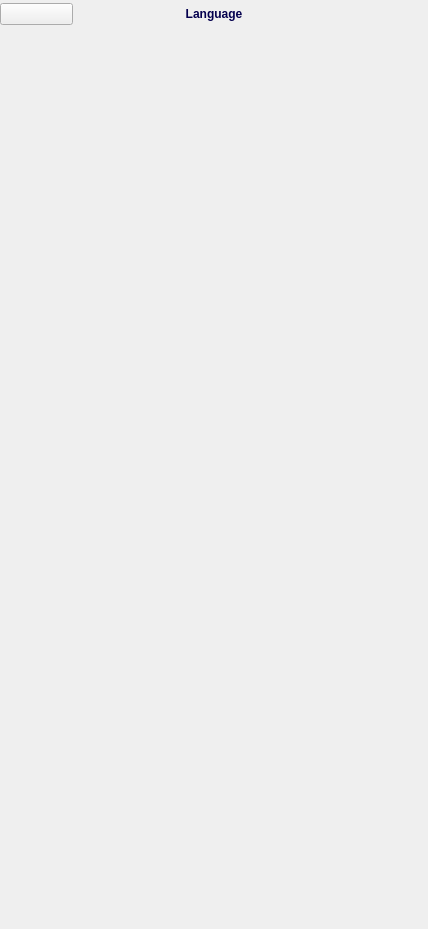
<?xml version="1.0" encoding="UTF-8"?>
<ui version="4.0">
 <class>Language</class>
 <widget class="QWidget" name="Language">
  <property name="geometry">
   <rect>
    <x>0</x>
    <y>0</y>
    <width>428</width>
    <height>929</height>
   </rect>
  </property>
  <property name="windowTitle">
   <string>Form</string>
  </property>
  <layout class="QVBoxLayout" name="verticalLayout">
   <property name="spacing">
    <number>0</number>
   </property>
   <property name="leftMargin">
    <number>0</number>
   </property>
   <property name="topMargin">
    <number>0</number>
   </property>
   <property name="rightMargin">
    <number>0</number>
   </property>
   <property name="bottomMargin">
    <number>0</number>
   </property>
   <item>
    <widget class="DapGuiWidget" name="Background">
     <property name="cssStyle">
      <string>backgroundcolor</string>
     </property>
     <layout class="QHBoxLayout" name="horizontalLayout">
      <property name="spacing">
       <number>0</number>
      </property>
      <property name="leftMargin">
       <number>0</number>
      </property>
      <property name="topMargin">
       <number>0</number>
      </property>
      <property name="rightMargin">
       <number>0</number>
      </property>
      <property name="bottomMargin">
       <number>0</number>
      </property>
      <item>
       <widget class="DapGuiWidget" name="MainWidget">
        <property name="cssStyle">
         <string>base-widget</string>
        </property>
        <layout class="QVBoxLayout" name="verticalLayout_2">
         <property name="spacing">
          <number>0</number>
         </property>
         <property name="leftMargin">
          <number>0</number>
         </property>
         <property name="topMargin">
          <number>0</number>
         </property>
         <property name="rightMargin">
          <number>0</number>
         </property>
         <property name="bottomMargin">
          <number>0</number>
         </property>
         <item>
          <widget class="DapGuiWidget" name="kelGuiWidget">
           <property name="cssStyle">
            <string>cholang-top-spacer</string>
           </property>
          </widget>
         </item>
         <item>
          <layout class="QHBoxLayout" name="horizontalLayout_2">
           <property name="spacing">
            <number>0</number>
           </property>
           <item>
            <widget class="DapGuiPushButton" name="btnReturn">
             <property name="style">
              <enum>DapGuiPushButton::Custom</enum>
             </property>
             <property name="custom">
              <url>
               <string>qrc:/gui/asset/ic_close.png</string>
              </url>
             </property>
             <property name="customHover">
              <url>
               <string>qrc:/gui/asset/ic_close.png</string>
              </url>
             </property>
             <property name="customPushed">
              <url>
               <string>qrc:/gui/asset/ic_close.png</string>
              </url>
             </property>
             <property name="cssStyle" stdset="0">
              <string>cwb_close-btn</string>
             </property>
            </widget>
           </item>
           <item>
            <widget class="DapGuiLabel" name="label">
             <property name="styleSheet">
              <string notr="true">#label{ 	width: 282px; 	height: 28px; 	min-width: 282px; 	min-height: 28px; 	max-width: 282px; 	max-height: 28px; 
 	font: 24px/29px; 
 	color: #04004E; 
 	font-family: 'Lato'; 
 	font-weight: bold; 	font-style: bold; 	font-size: bold; 
 	border: none; 
 	background-color: rgba(0,0,0,0); }</string>
             </property>
             <property name="text">
              <string>Language</string>
             </property>
             <property name="alignment">
              <set>Qt::AlignCenter</set>
             </property>
             <property name="cssStyle">
              <string>cholang-title-text font24 darkblue lato normalbold noborder nobackground</string>
             </property>
            </widget>
           </item>
           <item>
            <widget class="DapGuiWidget" name="kelGuiWidget_3">
             <property name="cssStyle">
              <string>cwb_close-btn</string>
             </property>
            </widget>
           </item>
          </layout>
         </item>
         <item>
          <widget class="DapGuiWidget" name="kelGuiWidget_2">
           <property name="cssStyle">
            <string>cholang-top-content-spacer</string>
           </property>
          </widget>
         </item>
         <item>
          <widget class="LanguageModel" name="scrollArea">
           <property name="styleSheet">
            <string notr="true">background: rgba(0,0,0,0);</string>
           </property>
           <property name="widgetResizable">
            <bool>true</bool>
           </property>
           <widget class="QWidget" name="scrollAreaWidgetContents">
            <property name="geometry">
             <rect>
              <x>0</x>
              <y>0</y>
              <width>388</width>
              <height>787</height>
             </rect>
            </property>
           </widget>
          </widget>
         </item>
        </layout>
       </widget>
      </item>
     </layout>
    </widget>
   </item>
  </layout>
 </widget>
 <customwidgets>
  <customwidget>
   <class>DapGuiPushButton</class>
   <extends>QPushButton</extends>
   <header>dapguipushbutton.h</header>
  </customwidget>
  <customwidget>
   <class>DapGuiLabel</class>
   <extends>QLabel</extends>
   <header>dapguilabel.h</header>
  </customwidget>
  <customwidget>
   <class>DapGuiWidget</class>
   <extends>QWidget</extends>
   <header>dapguiwidget.h</header>
   <container>1</container>
  </customwidget>
  <customwidget>
   <class>LanguageModel</class>
   <extends>QScrollArea</extends>
   <header location="global">ui/model/languagemodel.h</header>
   <container>1</container>
  </customwidget>
 </customwidgets>
 <resources/>
 <connections/>
</ui>
